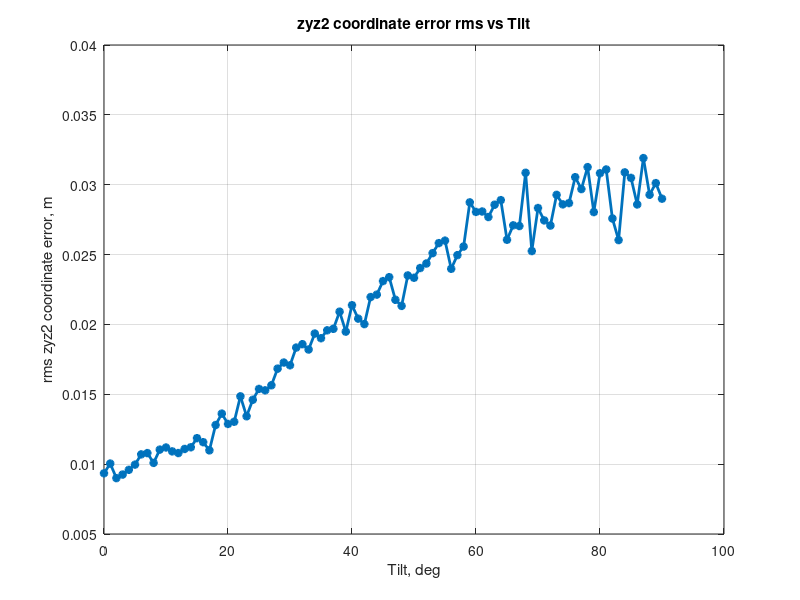

This figure's MATLAB source:
clear all; close all; clc;
tic;
% number of measured points
N = 10000;

% empty matrices
xyz1_true      = zeros(3,N);
xyz1_new       = zeros(3,N);
T_new          = zeros(1,N);
xyz2_new       = zeros(3,N);
xyz2_error     = zeros(3,N);
T_true         = zeros(1,N);
xyz2_error_mod = zeros(1,N);

% true angles
T_true         = rand(N,1) * pi/2;
T_true         = T_true';
Azimuth_true   = rand(N,1) * 2 * pi;
Azimuth_true   = Azimuth_true';

% pole length
L      = 1.8;
L_xyz  = [L * sin(T_true) .* cos(pi/2 - Azimuth_true);
          L * sin(T_true) .* sin(pi/2 - Azimuth_true);
          L * cos(T_true)];

% true coordinates of the measured point      
x2_true    = randn(N,1) * 0;
y2_true    = randn(N,1) * 0;
z2_true    = randn(N,1) * 0;
xyz2_true  = [ x2_true y2_true z2_true]';

% constants for noise calculation (in meters)
sigma_gnss = 0*(0.018 + 0.024)/2;       
sigma_imu  = (0.011 + 0.017)/2;       

% degrees step for plotting
deg_step = 1; 

% array of tilt angles for plotting
T_array  = [0: deg_step : 90]'*1;                      
T_array  = T_array';

% sums calculation of the coordinates error for each tilt
counter_xyz  = zeros(size(T_array));  

% number of sums calculation for each tilt
sum_counter  = zeros(size(T_array));  

for i = 1:length(T_true)
% true coordinates of the antenna phase center point 
xyz1_true(1:3, i) = xyz2_true(1:3, i) + L_xyz(1:3, i);

% noisy coordinates of the antenna phase center point
xyz1_new(1:3, i)   = xyz1_true(1:3, i) + randn(3, 1) * sigma_gnss;

% noisy tilt angle
T_new(1, i)        = T_true(1, i) + randn(1, 1)*deg2rad(0.3);
Azimuth_new(1, i)  = Azimuth_true(1, i) + randn(1, 1)*deg2rad(0.9);

% noisy coordinates of measured point
L_xyz_tilted(1:3, i)  =  [L * sin(T_new(1, i)) .* cos(pi/2 - Azimuth_new(1, i));
          L * sin(T_new(1, i)) .* sin(pi/2 - Azimuth_new(1, i));
          L * cos(T_new(1, i))];
      
xyz2_new(1:3,i)   = xyz1_new(1:3,i) - L_xyz_tilted(1:3, i);

% coordinates error for measured point 
xyz2_error(1:3, i) = xyz2_true(1:3, i) - xyz2_new(1:3, i);

% 3d coordinates error for measured point 
xyz2_error_mod(i) = sqrt(xyz2_error(1:3, i)'*xyz2_error(1:3, i));

% T_true(i) = rad2deg(T_true(i));

% index of  coordinates error
[tmp,k_arr] = min(abs(T_array - rad2deg(T_true(i))));   
k = k_arr(1);

% rms calculating
counter_xyz(k) = (xyz2_error_mod(i))^2 + counter_xyz(k);
sum_counter(k) = sum_counter(k) + 1;
end

counter_xyz = sqrt(counter_xyz./ sum_counter); 

% plotting
% figure
% plot(rad2deg(T_true),(xyz2_error(1,:)), '.','LineWidth',2);
% title('x2 coordinate error vs Tilt')
% xlabel('Tilt, deg')
% ylabel('x2 coordinate error, m')
% grid on
% 
% figure
% plot(rad2deg(T_true),xyz2_error(2,:), '.','LineWidth',2);
% title('y2 coordinate error vs Tilt')
% xlabel('Tilt, deg')
% ylabel('y2 coordinate error, m')
% grid on
% 
% figure
% plot(rad2deg(T_true),xyz2_error(3,:), '.','LineWidth',2);
% title('z2 coordinate error vs Tilt')
% xlabel('Tilt, deg')
% ylabel('z2 coordinate error, m')
% grid on

figure
plot(T_array,counter_xyz, '-*','LineWidth',2);
title('zyz2 coordinate error rms vs Tilt')
xlabel('Tilt, deg')
ylabel('rms zyz2 coordinate error, m')
grid on

toc;
